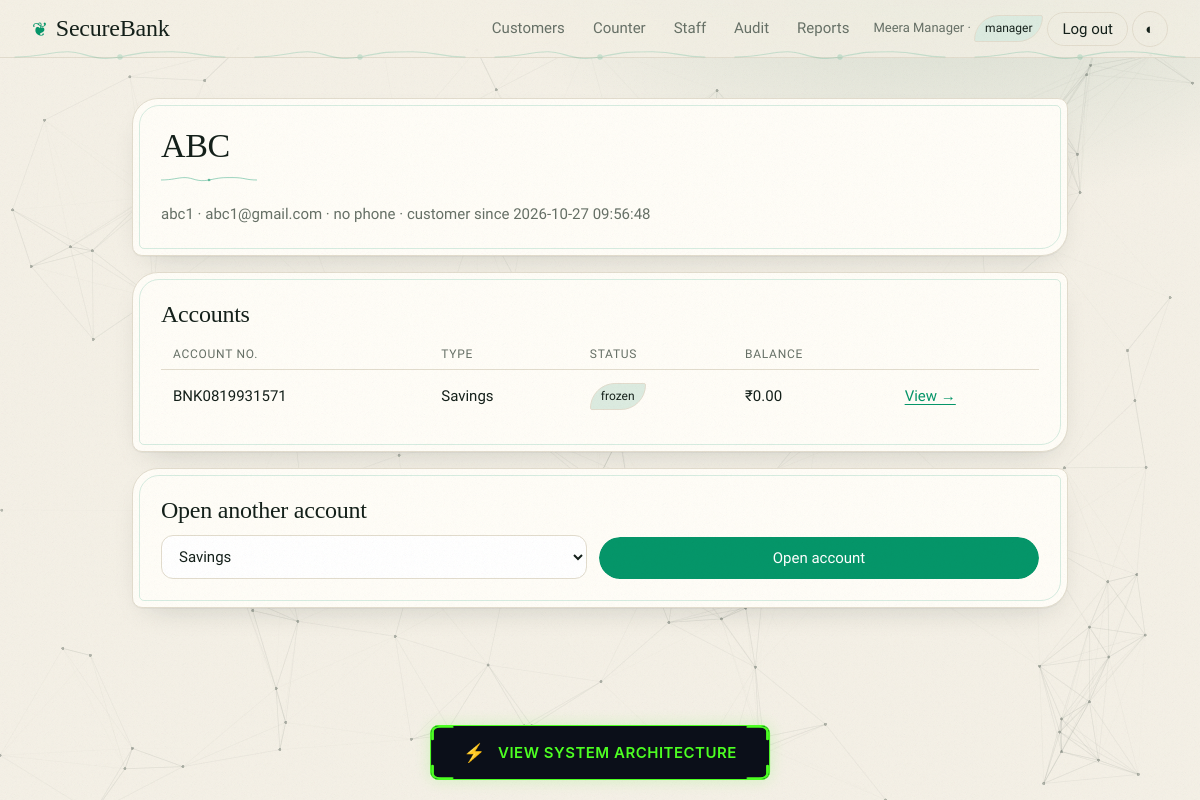
Page /staff/customer/5 (signed in) on the committed database.
### tables this page shows
CREATE TABLE users (
    id              INTEGER PRIMARY KEY AUTOINCREMENT,
    username        TEXT NOT NULL UNIQUE,
    password_hash   TEXT NOT NULL,
    full_name       TEXT NOT NULL,
    email           TEXT NOT NULL UNIQUE,
    phone           TEXT,
    role            TEXT NOT NULL CHECK (role IN ('customer','teller','manager')),
    is_active       INTEGER NOT NULL DEFAULT 1 CHECK (is_active IN (0,1)),
    failed_attempts INTEGER NOT NULL DEFAULT 0,
    created_at      TEXT NOT NULL DEFAULT CURRENT_TIMESTAMP
);

CREATE TABLE accounts (
    id             INTEGER PRIMARY KEY AUTOINCREMENT,
    account_number TEXT NOT NULL UNIQUE,
    user_id        INTEGER NOT NULL REFERENCES users(id),
    account_type   TEXT NOT NULL CHECK (account_type IN ('savings','current')),
    balance_paise  INTEGER NOT NULL DEFAULT 0 CHECK (balance_paise >= 0),  -- no overdraft
    status         TEXT NOT NULL DEFAULT 'active' CHECK (status IN ('active','frozen','closed')),
    opened_at      TEXT NOT NULL DEFAULT CURRENT_TIMESTAMP
);

### app.py (the view)
@app.route("/staff/customer/<int:uid>")
@role_required("teller", "manager")
def staff_customer(uid):
    c = db().execute("SELECT * FROM v_customer_directory WHERE user_id=?", (uid,)).fetchone()
    if c is None:
        abort(404)
    accounts = db().execute("SELECT * FROM accounts WHERE user_id=? ORDER BY id", (uid,)).fetchall()
    audit("STAFF_VIEW_CUSTOMER", c["username"])
    return render_template("staff_customer.html", c=c, accounts=accounts)

### app.py (called while the page is built)
@app.template_filter("inr")
def inr(paise):
    return "₹{:,.2f}".format(Decimal(paise) / 100)

def db():
    return database.get_db()

def audit(action, details="", user_id=None):
    if user_id is None and current_user():
        user_id = current_user()["id"]
    db().execute("INSERT INTO audit_log(user_id,action,details,ip_address) VALUES(?,?,?,?)",
                 (user_id, action, details, request.remote_addr))

### auth.py (called while the page is built)
def current_user():
    if "user" not in g:
        g.user = None
        uid = session.get("user_id")
        if uid:
            u = database.get_db().execute(
                "SELECT id,username,full_name,role,is_active FROM users WHERE id=?", (uid,)).fetchone()
            if u and u["is_active"]:
                g.user = u
            else:
                session.clear()
    return g.user

def login_required(view):
    @wraps(view)
    def wrapped(*a, **kw):
        if current_user() is None:
            flash("Please log in first.", "error")
            return redirect(url_for("login"))
        return view(*a, **kw)
    return wrapped

def role_required(*roles):
    def deco(view):
        @wraps(view)
        @login_required
        def wrapped(*a, **kw):
            if current_user()["role"] not in roles:
                abort(403)
            return view(*a, **kw)
        return wrapped
    return deco

def init_security(app):
    @app.before_request
    def csrf_protect():
        if request.method == "POST":
            sent = request.form.get("csrf_token", "")
            if not sent or not secrets.compare_digest(sent, session.get("csrf", "")):
                abort(400, "Invalid or missing CSRF token.")
    @app.context_processor
    def inject():
        if "csrf" not in session:
            session["csrf"] = secrets.token_hex(16)
        return {"csrf_token": session["csrf"], "me": current_user()}

### db.py (called while the page is built)
def connect(path):
    conn = sqlite3.connect(path, isolation_level=None, timeout=10)
    conn.row_factory = sqlite3.Row
    conn.execute("PRAGMA foreign_keys = ON")
    return conn

def get_db():
    if "db" not in g:
        g.db = connect(current_app.config["DATABASE"])
    return g.db

### templates/staff_customer.html
{% extends "base.html" %}{% block title %}{{ c.full_name }}{% endblock %}
{% block body %}<div class="card"><h2 style="margin-top:0">{{ c.full_name }}</h2>
<div class="mut">{{ c.username }} · {{ c.email }} · {{ c.phone or 'no phone' }} · customer since {{ c.created_at }}</div></div>
<div class="card"><h3>Accounts</h3><table><tr><th>Account no.</th><th>Type</th><th>Status</th><th>Balance</th><th></th></tr>
{% for a in accounts %}<tr><td>{{ a.account_number }}</td><td>{{ a.account_type|title }}</td><td><span class="pill">{{ a.status }}</span></td>
<td>{{ a.balance_paise|inr }}</td><td><a href="{{ url_for('account_view', account_id=a.id) }}">View →</a></td></tr>{% endfor %}</table></div>
<div class="card"><h3>Open another account</h3>
<form method="post" action="{{ url_for('staff_open_account', uid=c.user_id) }}" class="row"><input type="hidden" name="csrf_token" value="{{ csrf_token }}">
<select name="account_type"><option value="savings">Savings</option><option value="current">Current</option></select><button>Open account</button></form></div>
{% endblock %}

### templates/base.html (shortened to what this page needs)
<!doctype html>
<html lang="en">
<head>
  <link rel="stylesheet" href="{{ url_for('static', filename='style.css') }}">
  <div style="position: fixed; bottom: 20px; left: 50%; transform: translateX(-50%); z-index: 1000;">
    <a href="/static/how_it_works.html" class="scan-grid-button"
      style="position: relative; display: inline-flex; align-items: center; justify-content: center; gap: 12px; padding: 16px 32px; border-radius: 8px; background: #0b0f19; color: #4DFF22; font-family: 'Inter', sans-serif; font-weight: 600; font-size: 15px; text-decoration: none; cursor: pointer; overflow: hidden; border: 1.5px solid #4DFF22; box-shadow: 0 0 15px rgba(77, 255, 34, 0.2); transition: all 0.3s ease; white-space: nowrap;">
      <span style="position: relative; z-index: 3; font-size: 18px;">⚡</span>
      <span style="position: relative; z-index: 3; letter-spacing: 0.5px;">VIEW SYSTEM ARCHITECTURE</span>
    </a>
  </div>
</head>
<body>
  <nav><b>SecureBank</b>
    {% if me %}
    {% if me.role in ('teller','manager') %}<a href="{{ url_for('staff_customers') }}">Customers</a><a
      href="{{ url_for('counter') }}">Counter</a>{% endif %}
    {% if me.role=='manager' %}<a href="{{ url_for('manager_users') }}">Staff</a><a
      href="{{ url_for('audit_view') }}">Audit</a><a href="{{ url_for('report') }}">Reports</a>{% endif %}
    <span class="who">{{ me.full_name }} · <span class="pill">{{ me.role }}</span></span>
    <form method="post" action="{{ url_for('logout') }}" class="inline"><input type="hidden" name="csrf_token"
        value="{{ csrf_token }}"><button class="sec" style="padding:7px 14px">Log out</button></form>
    {% else %}<a href="{{ url_for('login') }}">Log in</a><a href="{{ url_for('register') }}">Open account</a>{% endif %}
    <button id="theme" class="iconbtn sec" type="button" aria-label="Toggle theme">◐</button>
  </nav>
  <main>
    {% block body %}{% endblock %}
  </main>
</body>
</html>

### rows in the picture
users: full_name "Meera Manager", role "manager"
users: full_name "ABC", username "abc1", email "abc1@gmail.com", phone "no phone", created_at "2026-10-27 09:56:48"
accounts: account_number "BNK0819931571", account_type "Savings", status "frozen", balance_paise|inr "₹0.00"
